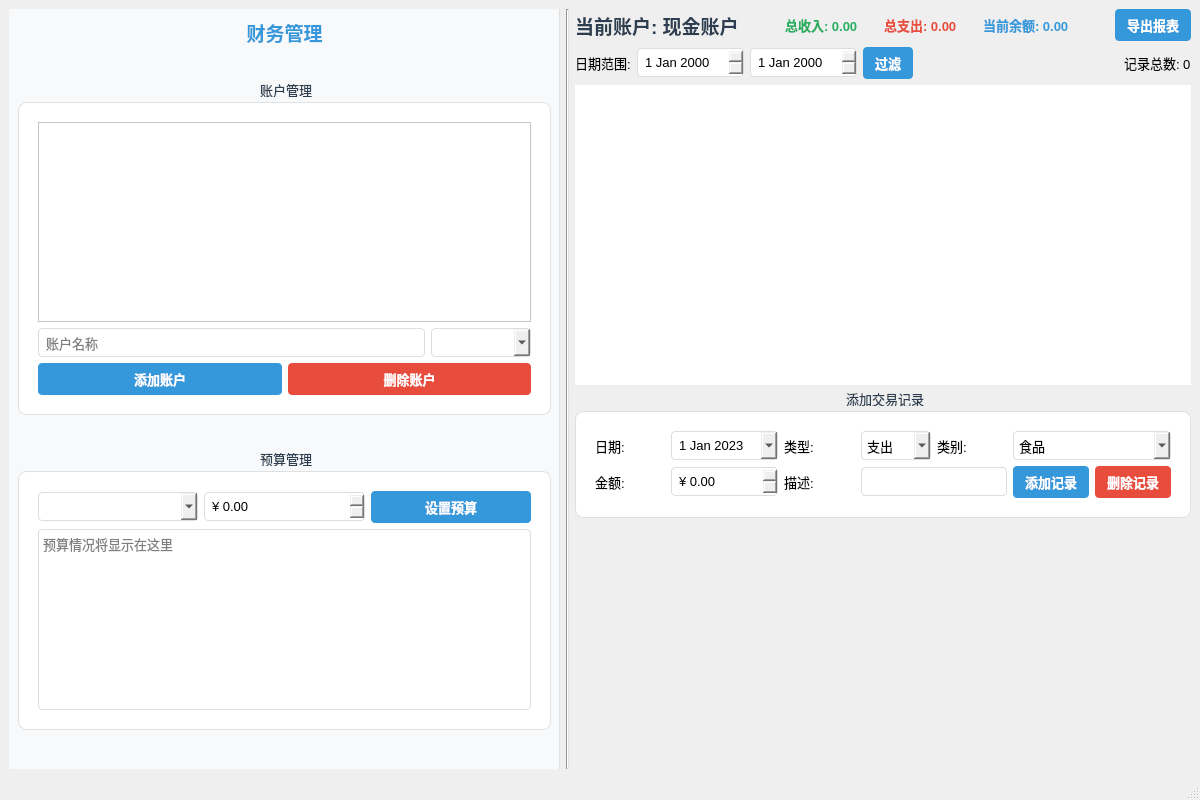
<?xml version="1.0" encoding="UTF-8"?>
<ui version="4.0">
 <class>MainWindow</class>
 <widget class="QMainWindow" name="MainWindow">
  <property name="geometry">
   <rect>
    <x>0</x>
    <y>0</y>
    <width>1200</width>
    <height>800</height>
   </rect>
  </property>
  <property name="windowTitle">
   <string>个人财务管理系统</string>
  </property>
  <property name="styleSheet">
   <string notr="true">
    /* 全局样式 */
    QWidget {
        font-family: 'Segoe UI', 'Microsoft YaHei', sans-serif;
        font-size: 10pt;
    }

    /* 卡片式容器 */
    QGroupBox {
        border: 1px solid #e0e0e0;
        border-radius: 8px;
        margin-top: 20px;
        padding: 10px;
        background-color: white;
    }

    QGroupBox::title {
        subcontrol-origin: margin;
        subcontrol-position: top center;
        padding: 0 5px;
        font-weight: bold;
        color: #2c3e50;
    }

    /* 按钮样式 */
    QPushButton {
        background-color: #3498db;
        color: white;
        border: none;
        border-radius: 4px;
        padding: 6px 12px;
        font-weight: 500;
    }

    QPushButton:hover {
        background-color: #2980b9;
    }

    QPushButton:pressed {
        background-color: #1d6fa5;
    }

    QPushButton#deleteButton,
    QPushButton#deleteAccountButton {
        background-color: #e74c3c;
    }

    QPushButton#deleteButton:hover,
    QPushButton#deleteAccountButton:hover {
        background-color: #c0392b;
    }

    /* 表格样式 */
    QTableView {
        gridline-color: #e0e0e0;
        alternate-background-color: #f9f9f9;
        selection-background-color: #d6eaf8;
        border: none;
    }

    QHeaderView::section {
        background-color: #3498db;
        color: white;
        padding: 4px;
        border: none;
    }

    /* 标签样式 */
    QLabel#accountLabel {
        font-size: 14pt;
        font-weight: bold;
        color: #2c3e50;
    }

    QLabel#incomeLabel {
        color: #27ae60;
        font-weight: bold;
    }

    QLabel#expenseLabel {
        color: #e74c3c;
        font-weight: bold;
    }

    QLabel#balanceLabel {
        color: #3498db;
        font-weight: bold;
    }

    /* 输入控件 */
    QLineEdit, QComboBox, QDateEdit, QDoubleSpinBox {
        border: 1px solid #ddd;
        border-radius: 4px;
        padding: 5px;
    }

    QTextEdit {
        border: 1px solid #ddd;
        border-radius: 4px;
        background-color: #f9f9f9;
    }

    /* 左侧面板 */
    #leftPanel {
        background-color: #f8f9fa;
        border-right: 1px solid #e0e0e0;
    }

    /* 分隔线 */
    QFrame#divider {
        background-color: #e0e0e0;
    }
   </string>
  </property>
  <widget class="QWidget" name="centralwidget">
   <layout class="QHBoxLayout" name="horizontalLayout" stretch="0,1">
    <item>
     <widget class="QWidget" name="leftPanel" native="true">
      <layout class="QVBoxLayout" name="verticalLayout_2">
       <item>
        <widget class="QLabel" name="label">
         <property name="text">
          <string>&lt;html&gt;&lt;head/&gt;&lt;body&gt;&lt;p align=&quot;center&quot;&gt;&lt;span style=&quot; font-size:14pt; font-weight:700; color:#3498db;&quot;&gt;财务管理&lt;/span&gt;&lt;/p&gt;&lt;/body&gt;&lt;/html&gt;</string>
         </property>
        </widget>
       </item>
       <item>
        <spacer name="verticalSpacer">
         <property name="orientation">
          <enum>Qt::Vertical</enum>
         </property>
         <property name="sizeHint" stdset="0">
          <size>
           <width>20</width>
           <height>40</height>
          </size>
         </property>
        </spacer>
       </item>
       <item>
        <widget class="QGroupBox" name="groupBoxAccounts">
         <property name="title">
          <string>账户管理</string>
         </property>
         <layout class="QVBoxLayout" name="verticalLayout_3">
          <item>
           <widget class="QListView" name="accountListView">
            <property name="minimumSize">
             <size>
              <width>250</width>
              <height>200</height>
             </size>
            </property>
            <property name="selectionMode">
             <enum>QAbstractItemView::SingleSelection</enum>
            </property>
            <property name="styleSheet">
             <string notr="true">background-color: white;</string>
            </property>
           </widget>
          </item>
          <item>
           <layout class="QHBoxLayout" name="horizontalLayout_2">
            <item>
             <widget class="QLineEdit" name="accountNameEdit">
              <property name="placeholderText">
               <string>账户名称</string>
              </property>
             </widget>
            </item>
            <item>
             <widget class="QComboBox" name="accountTypeCombo">
              <property name="minimumSize">
               <size>
                <width>100</width>
                <height>0</height>
               </size>
              </property>
             </widget>
            </item>
           </layout>
          </item>
          <item>
           <layout class="QHBoxLayout" name="horizontalLayout_3">
            <item>
             <widget class="QPushButton" name="addAccountButton">
              <property name="text">
               <string>添加账户</string>
              </property>
             </widget>
            </item>
            <item>
             <widget class="QPushButton" name="deleteAccountButton">
              <property name="text">
               <string>删除账户</string>
              </property>
              <property name="objectName">
               <string>deleteAccountButton</string>
              </property>
             </widget>
            </item>
           </layout>
          </item>
         </layout>
        </widget>
       </item>
       <item>
        <spacer name="verticalSpacer_2">
         <property name="orientation">
          <enum>Qt::Vertical</enum>
         </property>
         <property name="sizeHint" stdset="0">
          <size>
           <width>20</width>
           <height>40</height>
          </size>
         </property>
        </spacer>
       </item>
       <item>
        <widget class="QGroupBox" name="groupBoxBudget">
         <property name="title">
          <string>预算管理</string>
         </property>
         <layout class="QVBoxLayout" name="verticalLayout_4">
          <item>
           <layout class="QHBoxLayout" name="horizontalLayout_8">
            <item>
             <widget class="QComboBox" name="budgetCategoryCombo"/>
            </item>
            <item>
             <widget class="QDoubleSpinBox" name="budgetAmountSpin">
              <property name="minimum">
               <double>0.000000000000000</double>
              </property>
              <property name="maximum">
               <double>1000000.000000000000000</double>
              </property>
              <property name="prefix">
               <string>¥ </string>
              </property>
             </widget>
            </item>
            <item>
             <widget class="QPushButton" name="setBudgetButton">
              <property name="text">
               <string>设置预算</string>
              </property>
             </widget>
            </item>
           </layout>
          </item>
          <item>
           <widget class="QTextEdit" name="budgetText">
            <property name="readOnly">
             <bool>true</bool>
            </property>
            <property name="placeholderText">
             <string>预算情况将显示在这里</string>
            </property>
            <property name="styleSheet">
             <string notr="true">background-color: white;</string>
            </property>
           </widget>
          </item>
         </layout>
        </widget>
       </item>
       <item>
        <spacer name="verticalSpacer_3">
         <property name="orientation">
          <enum>Qt::Vertical</enum>
         </property>
         <property name="sizeType">
          <enum>QSizePolicy::Expanding</enum>
         </property>
         <property name="sizeHint" stdset="0">
          <size>
           <width>20</width>
           <height>40</height>
          </size>
         </property>
        </spacer>
       </item>
      </layout>
     </widget>
    </item>
    <item>
     <widget class="QFrame" name="divider">
      <property name="frameShape">
       <enum>QFrame::VLine</enum>
      </property>
      <property name="frameShadow">
       <enum>QFrame::Sunken</enum>
      </property>
      <property name="lineWidth">
       <number>1</number>
      </property>
     </widget>
    </item>
    <item>
     <layout class="QVBoxLayout" name="verticalLayout">
      <item>
       <layout class="QHBoxLayout" name="horizontalLayout_7">
        <item>
         <widget class="QLabel" name="accountLabel">
          <property name="text">
           <string>当前账户: 现金账户</string>
          </property>
          <property name="objectName">
           <string>accountLabel</string>
          </property>
         </widget>
        </item>
        <item>
         <spacer name="horizontalSpacer">
          <property name="orientation">
           <enum>Qt::Horizontal</enum>
          </property>
          <property name="sizeHint" stdset="0">
           <size>
            <width>40</width>
            <height>20</height>
           </size>
          </property>
         </spacer>
        </item>
        <item>
         <widget class="QLabel" name="incomeLabel">
          <property name="text">
           <string>总收入: 0.00</string>
          </property>
          <property name="objectName">
           <string>incomeLabel</string>
          </property>
         </widget>
        </item>
        <item>
         <spacer name="horizontalSpacer_2">
          <property name="orientation">
           <enum>Qt::Horizontal</enum>
          </property>
          <property name="sizeHint" stdset="0">
           <size>
            <width>20</width>
            <height>20</height>
           </size>
          </property>
         </spacer>
        </item>
        <item>
         <widget class="QLabel" name="expenseLabel">
          <property name="text">
           <string>总支出: 0.00</string>
          </property>
          <property name="objectName">
           <string>expenseLabel</string>
          </property>
         </widget>
        </item>
        <item>
         <spacer name="horizontalSpacer_3">
          <property name="orientation">
           <enum>Qt::Horizontal</enum>
          </property>
          <property name="sizeHint" stdset="0">
           <size>
            <width>20</width>
            <height>20</height>
           </size>
          </property>
         </spacer>
        </item>
        <item>
         <widget class="QLabel" name="balanceLabel">
          <property name="text">
           <string>当前余额: 0.00</string>
          </property>
          <property name="objectName">
           <string>balanceLabel</string>
          </property>
         </widget>
        </item>
        <item>
         <spacer name="horizontalSpacer_4">
          <property name="orientation">
           <enum>Qt::Horizontal</enum>
          </property>
          <property name="sizeType">
           <enum>QSizePolicy::Expanding</enum>
          </property>
          <property name="sizeHint" stdset="0">
           <size>
            <width>40</width>
            <height>20</height>
           </size>
          </property>
         </spacer>
        </item>
        <item>
         <widget class="QPushButton" name="exportButton">
          <property name="text">
           <string>导出报表</string>
          </property>
          <property name="icon">
           <iconset resource="../resources.qrc">
            <normaloff>:/icons/export.png</normaloff>:/icons/export.png</iconset>
          </property>
         </widget>
        </item>
       </layout>
      </item>
      <item>
       <layout class="QHBoxLayout" name="horizontalLayout_5">
        <item>
         <widget class="QLabel">
          <property name="text">
           <string>日期范围:</string>
          </property>
         </widget>
        </item>
        <item>
         <widget class="QDateEdit" name="dateFromEdit"/>
        </item>
        <item>
         <widget class="QDateEdit" name="dateToEdit"/>
        </item>
        <item>
         <widget class="QPushButton" name="filterButton">
          <property name="text">
           <string>过滤</string>
          </property>
         </widget>
        </item>
        <item>
         <spacer name="horizontalSpacer_5">
          <property name="orientation">
           <enum>Qt::Horizontal</enum>
          </property>
          <property name="sizeHint" stdset="0">
           <size>
            <width>40</width>
            <height>20</height>
           </size>
          </property>
         </spacer>
        </item>
        <item>
         <widget class="QLabel">
          <property name="text">
           <string>记录总数: 0</string>
          </property>
         </widget>
        </item>
       </layout>
      </item>
      <item>
       <widget class="QTableView" name="transactionTableView">
        <property name="minimumSize">
         <size>
          <width>0</width>
          <height>300</height>
         </size>
        </property>
        <property name="selectionBehavior">
         <enum>QAbstractItemView::SelectRows</enum>
        </property>
        <property name="selectionMode">
         <enum>QAbstractItemView::SingleSelection</enum>
        </property>
        <property name="styleSheet">
         <string notr="true">background-color: white;</string>
        </property>
       </widget>
      </item>
      <item>
       <widget class="QGroupBox" name="groupBoxTransaction">
        <property name="title">
         <string>添加交易记录</string>
        </property>
        <layout class="QGridLayout" name="gridLayout">
         <item row="0" column="0">
          <widget class="QLabel">
           <property name="text">
            <string>日期:</string>
           </property>
          </widget>
         </item>
         <item row="0" column="1">
          <widget class="QDateEdit" name="dateEdit">
           <property name="date">
            <date>
             <year>2023</year>
             <month>1</month>
             <day>1</day>
            </date>
           </property>
           <property name="calendarPopup">
            <bool>true</bool>
           </property>
          </widget>
         </item>
         <item row="0" column="2">
          <widget class="QLabel">
           <property name="text">
            <string>类型:</string>
           </property>
          </widget>
         </item>
         <item row="0" column="3">
          <widget class="QComboBox" name="typeCombo">
           <item>
            <property name="text">
             <string>支出</string>
            </property>
           </item>
           <item>
            <property name="text">
             <string>收入</string>
            </property>
           </item>
          </widget>
         </item>
         <item row="0" column="4">
          <widget class="QLabel">
           <property name="text">
            <string>类别:</string>
           </property>
          </widget>
         </item>
         <item row="0" column="5">
          <widget class="QComboBox" name="categoryCombo">
           <item>
            <property name="text">
             <string>食品</string>
            </property>
           </item>
           <item>
            <property name="text">
             <string>交通</string>
            </property>
           </item>
           <item>
            <property name="text">
             <string>娱乐</string>
            </property>
           </item>
           <item>
            <property name="text">
             <string>住房</string>
            </property>
           </item>
           <item>
            <property name="text">
             <string>医疗</string>
            </property>
           </item>
          </widget>
         </item>
         <item row="1" column="0">
          <widget class="QLabel">
           <property name="text">
            <string>金额:</string>
           </property>
          </widget>
         </item>
         <item row="1" column="1">
          <widget class="QDoubleSpinBox" name="amountSpin">
           <property name="minimum">
            <double>0.000000000000000</double>
           </property>
           <property name="maximum">
            <double>1000000.000000000000000</double>
           </property>
           <property name="prefix">
            <string>¥ </string>
           </property>
          </widget>
         </item>
         <item row="1" column="2">
          <widget class="QLabel">
           <property name="text">
            <string>描述:</string>
           </property>
          </widget>
         </item>
         <item row="1" column="3" colspan="2">
          <widget class="QLineEdit" name="descriptionEdit"/>
         </item>
         <item row="1" column="5">
          <layout class="QHBoxLayout" name="horizontalLayout_4">
           <item>
            <widget class="QPushButton" name="addButton">
             <property name="text">
              <string>添加记录</string>
             </property>
            </widget>
           </item>
           <item>
            <widget class="QPushButton" name="deleteButton">
             <property name="text">
              <string>删除记录</string>
             </property>
             <property name="objectName">
              <string>deleteButton</string>
             </property>
            </widget>
           </item>
          </layout>
         </item>
        </layout>
       </widget>
      </item>
      <item>
       <spacer name="verticalSpacer_4">
        <property name="orientation">
         <enum>Qt::Vertical</enum>
        </property>
        <property name="sizeHint" stdset="0">
         <size>
          <width>20</width>
          <height>10</height>
         </size>
        </property>
       </spacer>
      </item>
     </layout>
    </item>
   </layout>
  </widget>
  <widget class="QStatusBar" name="statusbar"/>
 </widget>
 <resources>
  <include location="../resources.qrc"/>
 </resources>
 <connections/>
</ui>
